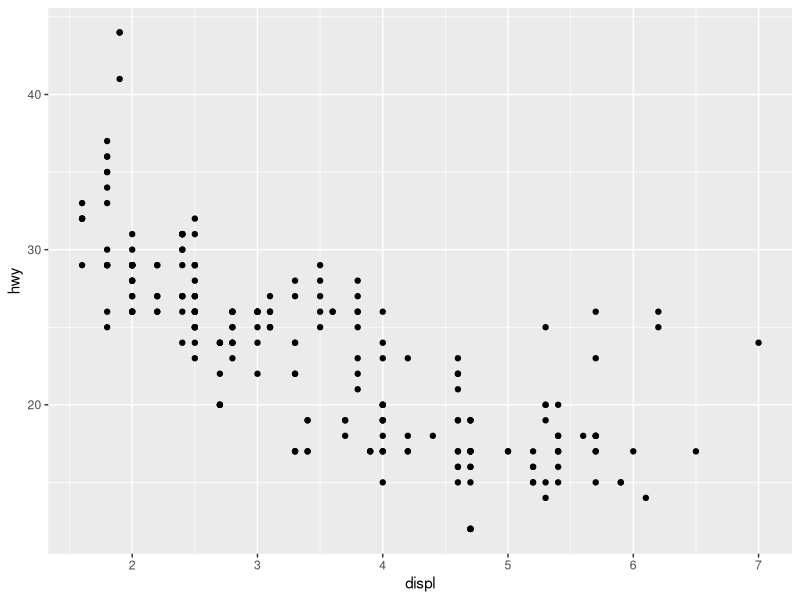
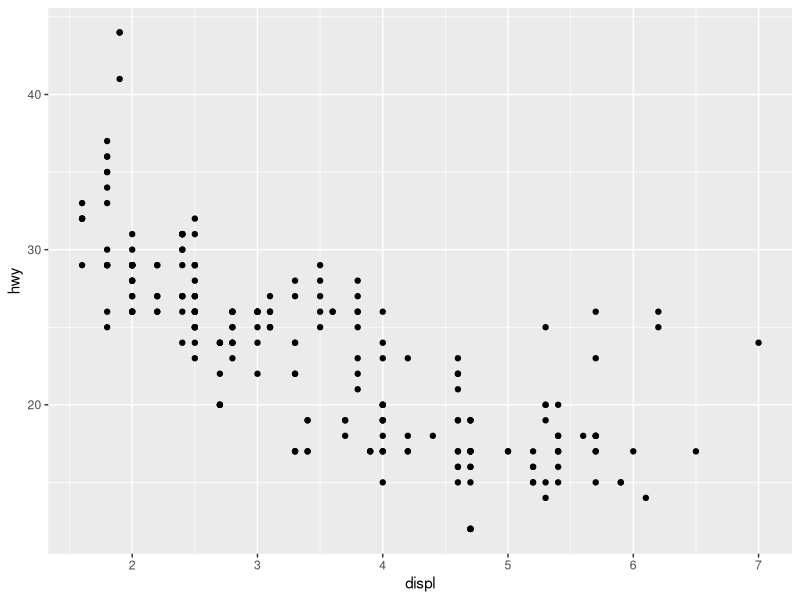
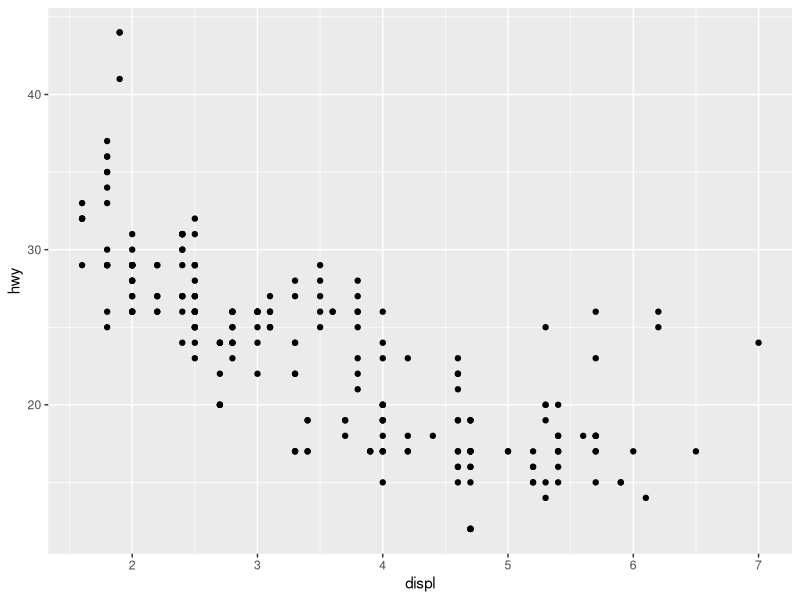

These figures' R source, in order:
## ---- chunk 1
knitr::opts_chunk$set(echo = TRUE)
library(tidyverse)
## ---- chunk 2
ggplot(mpg, aes(displ, hwy)) +
  geom_point()
## ---- chunk 3
ggplot(mpg, aes(displ, hwy)) +
  geom_point()
## ---- chunk 4
ggplot(mpg, aes(displ, hwy)) +
  geom_point()

